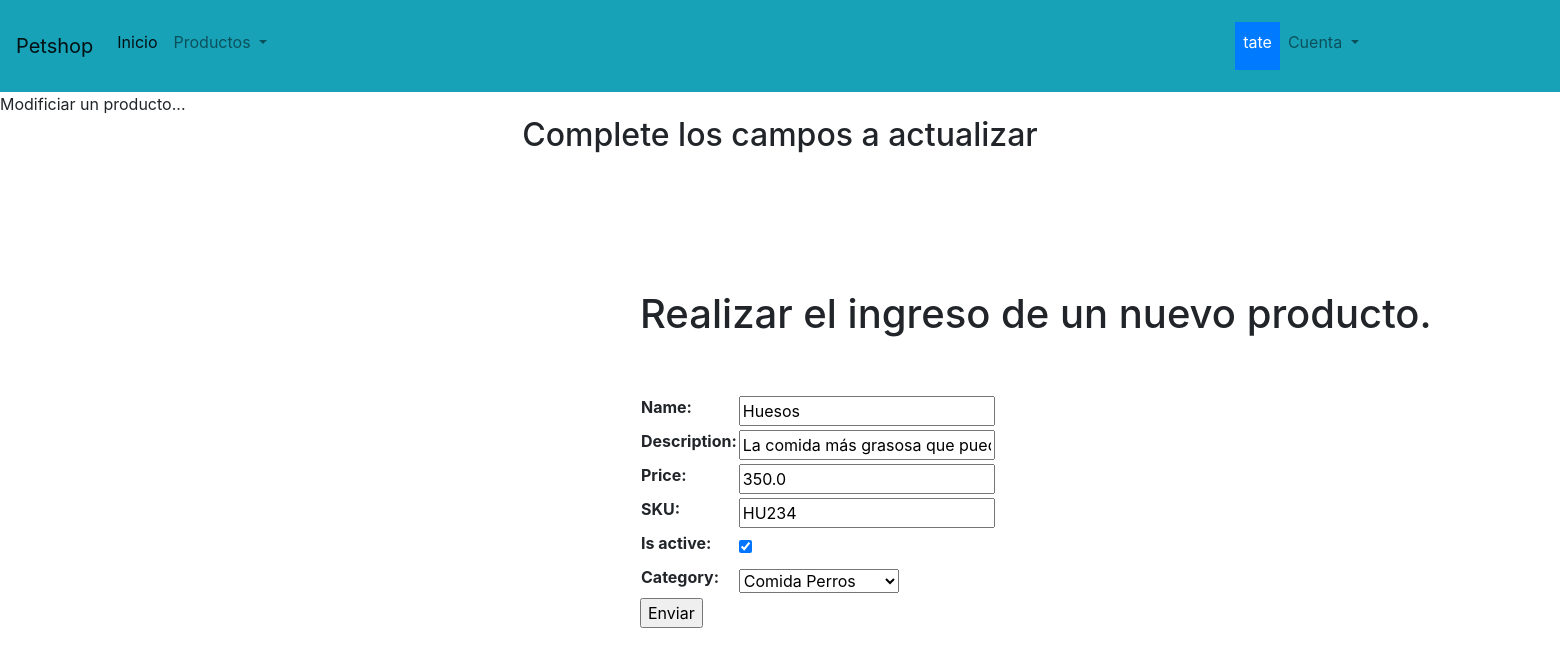
The page /crud/update_product/2/ (signed in) on the database as committed earlier.
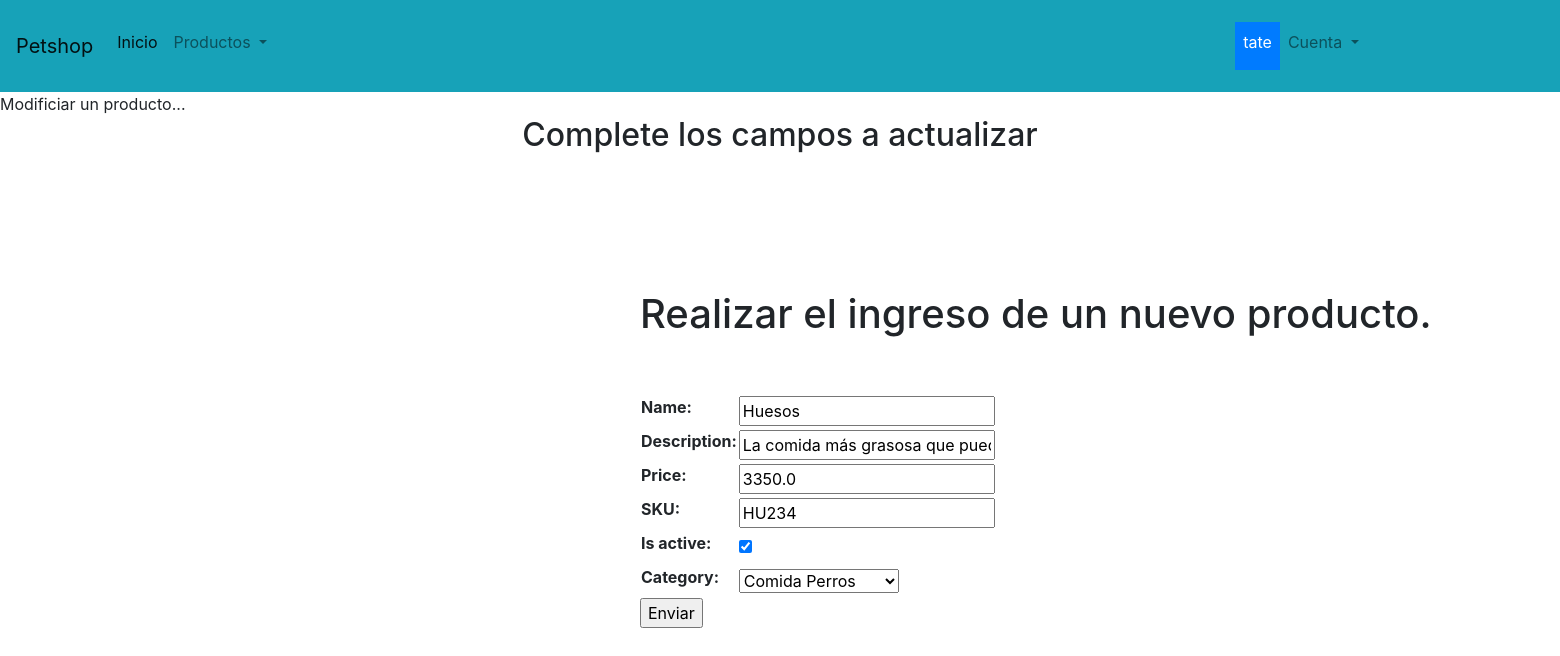
The same page on the database as committed later.
### petshop/models.py (models this page shows, shortened)
class Productos(models.Model):
    name = models.CharField(max_length=50)
    description = models.CharField(max_length=200, blank=True, null=True)
    price = models.FloatField()
    SKU = models.CharField(max_length=30, unique=True)
    is_active = models.BooleanField(default=True)
    category = models.ForeignKey('Categoria', on_delete=models.CASCADE, related_name='petshop', null=True)
    class Meta:
        verbose_name = 'producto'
        verbose_name_plural = 'productos'

class Categoria(models.Model):
    name = models.CharField(max_length=50)
    description = models.CharField(max_length=100)
    class Meta:
        verbose_name = 'categoria'
        verbose_name_plural = 'categorias'
    def __str__(self):
        return self.name

### petshop/views.py (the view, shortened to what this page needs)
# urls.py: path('crud/update_product/<int:pk>/', Update_product.as_view(), name='crud/update_product'),
class Update_product(LoginRequiredMixin,UpdateView):
    model = Productos
    template_name = 'crud/update_product.html'
    fields = '__all__'

### templates/crud/update_product.html (shortened to what this page needs)
{% extends 'base.html' %}
{% block titulo %}
Modificiar un producto...
<h2 style="text-align:center;"> Complete los campos a actualizar</h2>
<form  action="" method="POST" style="margin-left:40rem;margin-top:7rem">
	<table>
		<br><h1>Realizar el ingreso de un nuevo producto.</h1><br>
		{% if form %}
			<br>{{form.as_table}}
	</table>
	<input type="submit", value="Enviar">
</form>
{% endif %}
{% endblock %}

Rows that differ between the two databases and show on the page:
changed Productos "La comida más grasosa que puede haber para perros": price "350.0" → "3350.0"
